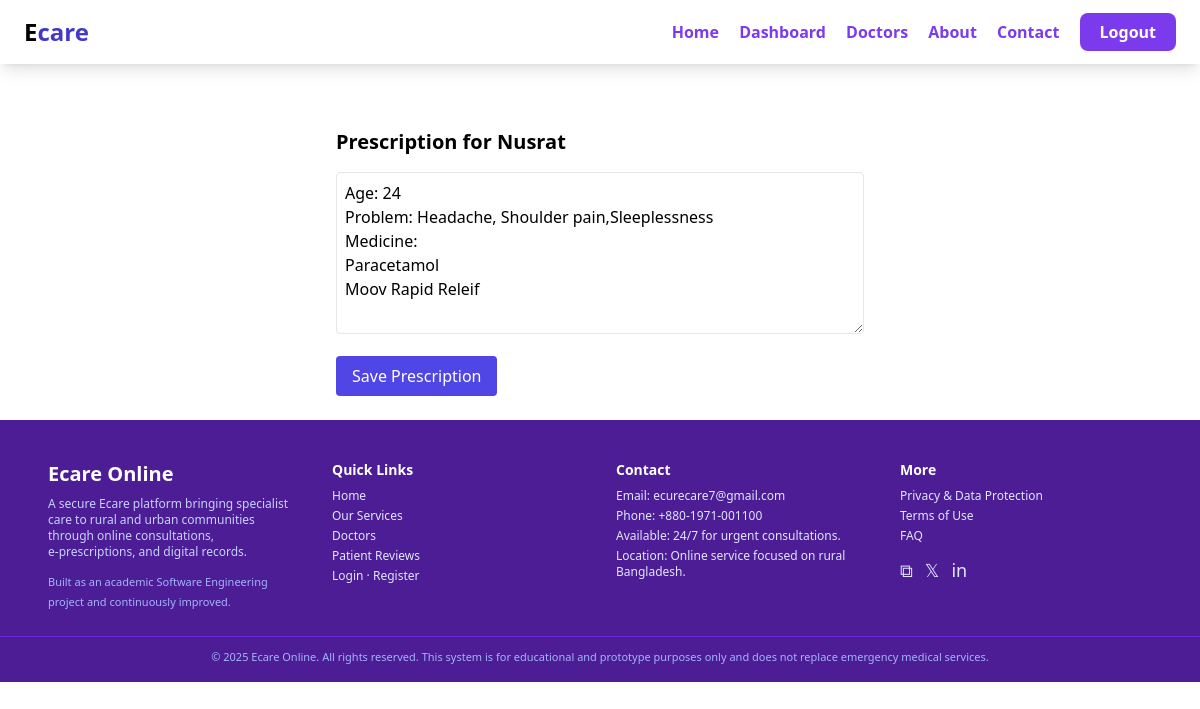
The app's page /appointments/prescription/write/11/ (signed in) with its own data.
### appointments/models.py (models this page shows, shortened)
class Appointment(models.Model):
    STATUS_CHOICES = (
        ("PENDING", "Pending"),
        ("APPROVED", "Approved"),
        ("REJECTED", "Rejected"),
    )
    CONSULTATION_STATUS = (
        ("NOT_STARTED", "Not Started"),
        ("ONGOING", "Ongoing"),
        ("COMPLETED", "Completed"),
    )
    slot = models.ForeignKey(
        DoctorAvailableSlot,
        on_delete=models.CASCADE,
        related_name="appointments"
    )
    patient = models.ForeignKey(
        User, on_delete=models.CASCADE, related_name="appointments"
    )
    status = models.CharField(
        max_length=20, choices=STATUS_CHOICES, default="PENDING"
    )
    consultation_status = models.CharField(
        max_length=20,
        choices=CONSULTATION_STATUS,
        default="NOT_STARTED"
    )
    prescription = models.TextField(blank=True, null=True)
    prescription_pdf = models.FileField(
        upload_to="prescriptions/",
        blank=True,
        null=True
    )
    zoom_start_url = models.URLField(blank=True, null=True)
    zoom_join_url = models.URLField(blank=True, null=True)
    created_at = models.DateTimeField(auto_now_add=True)

### accounts/models.py (models this page shows, shortened)
class User(AbstractUser):
    ROLE_CHOICES = (
        ('admin', 'Admin'),
        ('doctor', 'Doctor'),
        ('patient', 'Patient'),
    )
    role = models.CharField(
        max_length=10,
        choices=ROLE_CHOICES,
        default='patient'
    )
    is_approved = models.BooleanField(default=False)

### appointments/views.py (the view, shortened to what this page needs)
# urls.py: path("prescription/write/<int:appointment_id>/",views.write_prescription,name="write_prescription"),
@login_required
def write_prescription(request, appointment_id):
    appointment = get_object_or_404(
        Appointment,
        id=appointment_id,
        slot__doctor=request.user
    )
    return render(
        request,
        "appointments/write_prescription.html",
        {"appointment": appointment}
    )

### templates/appointments/write_prescription.html (shortened to what this page needs)
{% extends "base.html" %}
{% block content %}
<div class="max-w-xl mx-auto mt-10 glass p-6">
  <h2 class="text-xl font-bold mb-4">
    Prescription for {{ appointment.patient.username }}
  </h2>
  <form method="post">
    <textarea
      name="prescription"
      rows="6"
      class="w-full border p-2 rounded"
      placeholder="Write prescription here..."
      required
    >{{ appointment.prescription }}</textarea>
    <button
      type="submit"
      class="mt-4 px-4 py-2 bg-indigo-600 text-white rounded"
    >
      Save Prescription
    </button>
  </form>
</div>
{% endblock %}

### records on screen
Appointment: patient.username "Nusrat", prescription "Age: 24 Problem: Headache, Shoulder pain,Sleeplessness Medicine: Paracetamol Moov Rapid Releif"
